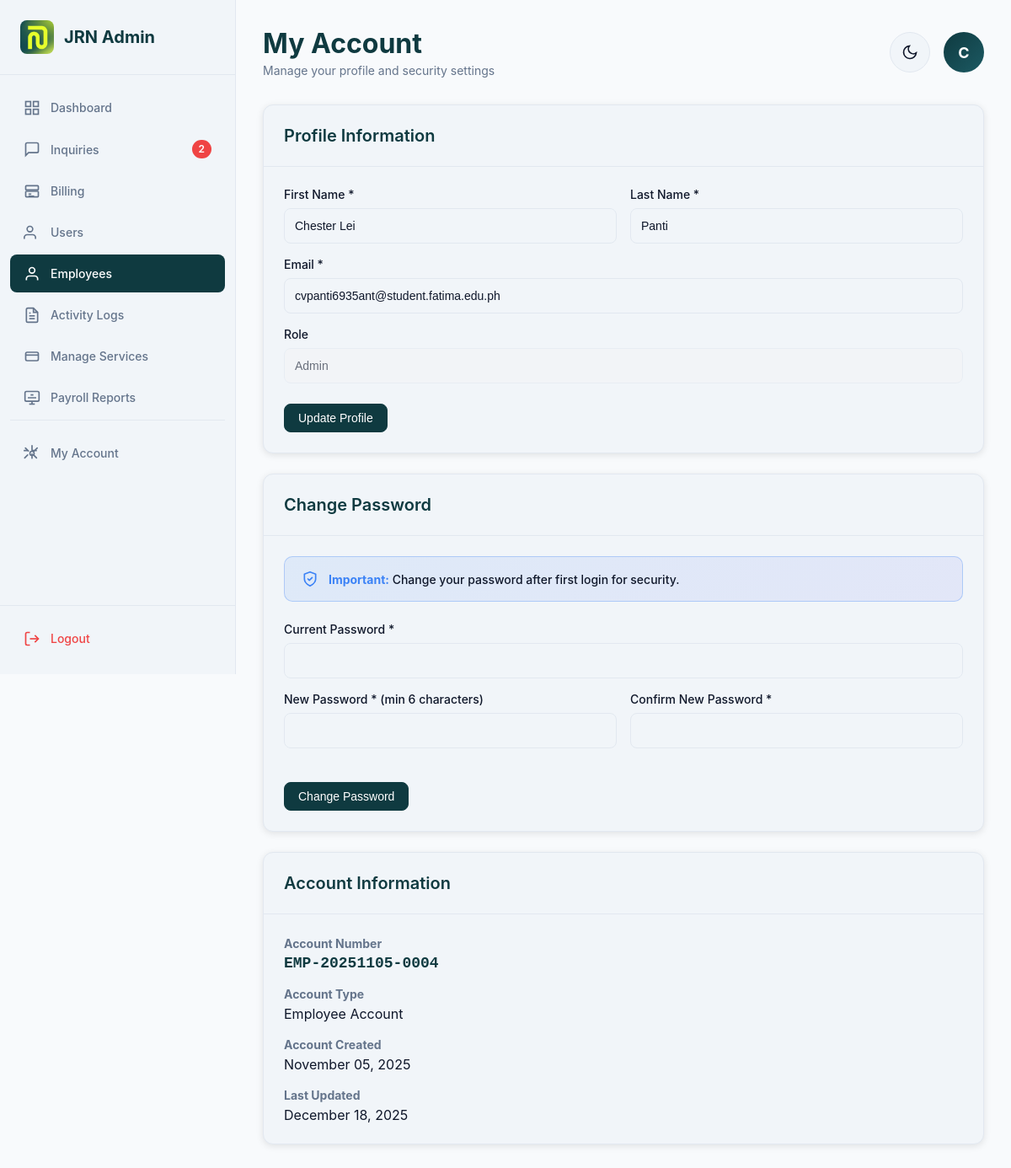
Page /admin/admin-account.php (signed in) on the committed database.
### tables this page shows
CREATE TABLE `employees` (
  `id` int(11) NOT NULL,
  `account_number` varchar(20) DEFAULT NULL,
  `email` varchar(255) NOT NULL,
  `phone` varchar(20) DEFAULT NULL,
  `password` varchar(255) NOT NULL,
  `first_name` varchar(100) NOT NULL,
  `last_name` varchar(100) NOT NULL,
  `position` varchar(100) DEFAULT NULL,
  `department` varchar(100) DEFAULT NULL,
  `role` enum('admin','employee') DEFAULT 'employee',
  `status` enum('active','inactive','archived') DEFAULT 'active',
  `created_at` timestamp NOT NULL DEFAULT current_timestamp(),
  `updated_at` timestamp NOT NULL DEFAULT current_timestamp() ON UPDATE current_timestamp()
);

### includes/auth.php (called while the page is built, shortened)
<?php
function isLoggedIn()
{
    return isset($_SESSION['user_id']) && isset($_SESSION['role']);
}
function isAdmin()
{
    return isLoggedIn() && $_SESSION['role'] === 'admin';
}

### admin/admin-account.php (the view, shortened to what this page needs)
<?php
require_once '../connection/dbconn.php';
require_once '../includes/auth.php';
$is_from_employees = isset($_SESSION['account_type']) && $_SESSION['account_type'] === 'employee';
if ($is_from_employees) {
    $stmt = $conn->prepare("SELECT * FROM employees WHERE id = ?");
} else {
    $stmt = $conn->prepare("SELECT * FROM users WHERE id = ?");
}
$stmt->bind_param("i", $_SESSION['user_id']);
$stmt->execute();
$admin = $stmt->get_result()->fetch_assoc();
$stmt = $conn->prepare("SELECT COUNT(*) as pending_count FROM inquiries WHERE status = 'pending'");
$stmt->execute();
$pending_inquiries = $stmt->get_result()->fetch_assoc()['pending_count'];
?>
<!DOCTYPE html>
<html lang="en">
<head>
    <link rel="stylesheet" href="assets/css/index-admin.css">
    <link rel="stylesheet" href="assets/css/logout-modal.css">
</head>
<body>
    <aside class="sidebar">
        <div class="sidebar-header">
            <div class="sidebar-logo">
                <img src="../assets/img/logo.jpg" alt="Logo" class="logo-small">
                <h2>JRN Admin</h2>
            </div>
        </div>
        <nav class="sidebar-nav">
            <a href="index-admin.php" class="nav-item">
                <svg width="20" height="20" viewBox="0 0 24 24" fill="none" stroke="currentColor" stroke-width="2">
                    <rect x="3" y="3" width="7" height="7"></rect>
                    <rect x="14" y="3" width="7" height="7"></rect>
                    <rect x="14" y="14" width="7" height="7"></rect>
                    <rect x="3" y="14" width="7" height="7"></rect>
                </svg>
                Dashboard
            </a>
            <a href="inquiries-admin.php" class="nav-item">
                <svg width="20" height="20" viewBox="0 0 24 24" fill="none" stroke="currentColor" stroke-width="2" overflow="visible">
                    <path d="M21 15a2 2 0 0 1-2 2H7l-4 4V5a2 2 0 0 1 2-2h14a2 2 0 0 1 2 2z"></path>
                </svg>
                Inquiries
                <?php if (isset($pending_inquiries) && $pending_inquiries > 0): ?>
                    <span class="badge"><?php echo $pending_inquiries; ?></span>
                <?php endif; ?>
            </a>
            <?php if (isAdmin()): ?>
                <a href="billing-admin.php" class="nav-item">
                    <svg width="20" height="20" viewBox="0 0 24 24" fill="none" stroke="currentColor" stroke-width="2">
                        <rect x="3" y="4" width="18" height="6" rx="1" />
                        <rect x="3" y="12" width="18" height="8" rx="1" />
                        <line x1="7" y1="16" x2="11" y2="16" />
                        <line x1="7" y1="19" x2="15" y2="19" />
                    </svg>
                    Billing
                </a>
            <?php endif; ?>
            <a href="users-admin.php" class="nav-item">
                <svg width="20" height="20" viewBox="0 0 24 24" fill="none" stroke="currentColor" stroke-width="2" overflow="visible">
                    <circle cx="9" cy="7" r="4"></circle>
                    <path d="M17 21v-2a4 4 0 0 0-4-4H5a4 4 0 0 0-4 4v2"></path>
                </svg>
                Users
            </a>
            <?php if (isAdmin()): ?>
                <a href="employees-admin.php" class="nav-item active">
                    <svg width="20" height="20" viewBox="0 0 24 24" fill="none" stroke="currentColor" stroke-width="2">
                        <path d="M20 21v-2a4 4 0 0 0-4-4H8a4 4 0 0 0-4 4v2"></path>
                        <circle cx="12" cy="7" r="4"></circle>
                    </svg>
                    Employees
                </a>
                <a href="activity-logs.php" class="nav-item">
                    Activity Logs
                </a>
                <a href="services-admin.php" class="nav-item">
                    <svg width="20" height="20" viewBox="0 0 24 24" fill="none" stroke="currentColor" stroke-width="2">
                        <rect x="3" y="6" width="18" height="12" rx="2" />
                        <path d="M3 10h18" />
                    </svg>
                    Manage Services
                </a>
                <a href="payroll-reports-admin.php" class="nav-item">
                    <svg width="20" height="20" viewBox="0 0 24 24" fill="none" stroke="currentColor" stroke-width="2">
                        <rect x="2" y="3" width="20" height="14" rx="2" />
                        <line x1="8" y1="21" x2="16" y2="21" />
                        <line x1="12" y1="17" x2="12" y2="21" />
                        <path d="M6 8h.01M10 8h4M6 12h12" />
                    </svg>
                    Payroll Reports
                </a>
            <?php endif; ?>
            <div style="margin-top: auto; padding-top: 1rem; border-top: 1px solid var(--border-color);">
                <a href="admin-account.php" class="nav-item">
                    <svg width="20" height="20" viewBox="0 0 24 24" fill="none" stroke="currentColor" stroke-width="2" stroke-linecap="round" stroke-linejoin="round">
                        <circle cx="12" cy="12" r="3"></circle>
                        <path d="M12 1v6m0 6v6m6-11h-6m-6 0H1m18.4-3.6l-4.2 4.2m-8.4 0l-4.2-4.2M18.4 18.4l-4.2-4.2m-8.4 0l-4.2 4.2"></path>
                    </svg>
                    My Account
                </a>
            </div>
        </nav>
        <div class="sidebar-footer">
            <a href="#" class="nav-item logout" id="logout-btn">
                <svg width="20" height="20" viewBox="0 0 24 24" fill="none" stroke="currentColor" stroke-width="2">
                    <path d="M9 21H5a2 2 0 0 1-2-2V5a2 2 0 0 1 2-2h4"></path>
                    <polyline points="16 17 21 12 16 7"></polyline>
                    <line x1="21" y1="12" x2="9" y2="12"></line>
                </svg>
                Logout
            </a>
        </div>
    </aside>
    <main class="main-content">
        <header class="admin-header">
            <div class="admin-header-left">
                <h1>My Account</h1>
                <p class="header-subtitle">Manage your profile and security settings</p>
            </div>
            <div class="admin-header-right">
                <button class="theme-toggle" id="themeToggle" aria-label="Toggle dark mode">
                    <svg class="moon-icon" fill="none" stroke="currentColor" stroke-width="2" viewBox="0 0 24 24">
                        <path d="M21 12.79A9 9 0 1 1 11.21 3 7 7 0 0 0 21 12.79z"></path>
                    </svg>
                </button>
                <div class="avatar-circle"><?php echo strtoupper(substr($admin['first_name'] ?? 'A', 0, 1)); ?></div>
            </div>
        </header>
        <form method="POST" class="card">
            <div class="card-header">
                <h2>Profile Information</h2>
            </div>
            <div style="padding: 1.5rem;">
                <div class="form-grid">
                    <div class="form-group">
                        <label>First Name *</label>
                        <input type="text" name="first_name" class="form-control" required value="<?php echo htmlspecialchars($admin['first_name'] ?? ''); ?>">
                    </div>
                    <div class="form-group">
                        <label>Last Name *</label>
                        <input type="text" name="last_name" class="form-control" required value="<?php echo htmlspecialchars($admin['last_name'] ?? ''); ?>">
                    </div>
                </div>
                <div class="form-group">
                    <label>Email *</label>
                    <input type="email" name="email" class="form-control" required value="<?php echo htmlspecialchars($admin['email'] ?? ''); ?>">
                </div>
                <div class="form-group">
                    <label>Role</label>
                    <input type="text" class="form-control" disabled value="<?php echo isset($admin['role']) ? ucfirst($admin['role']) : 'Administrator'; ?>">
                </div>
                <div style="margin-top: 1.5rem;">
                    <button type="submit" name="update_profile" class="btn btn--primary">Update Profile</button>
                </div>
            </div>
        </form>
        <form method="POST" class="card">
            <div class="card-header">
                <h2>Change Password</h2>
            </div>
            <div style="padding: 1.5rem;">
                <div style="background: linear-gradient(135deg, rgba(59, 130, 246, 0.1) 0%, rgba(99, 102, 241, 0.1) 100%); border: 1px solid rgba(59, 130, 246, 0.3); padding: 1rem 1.25rem; border-radius: 10px; margin-bottom: 1.5rem;">
                    <div style="display: flex; gap: 0.75rem; align-items: center;">
                        <svg width="20" height="20" viewBox="0 0 24 24" fill="none" stroke="#3b82f6" stroke-width="2" stroke-linecap="round" stroke-linejoin="round">
                            <path d="M12 22s8-4 8-10V5l-8-3-8 3v7c0 6 8 10 8 10z"></path>
                            <path d="M9 12l2 2 4-4"></path>
                        </svg>
                        <p style="color: var(--text-primary); font-size: 0.875rem; margin: 0; font-weight: 500;">
                            <strong style="color: #3b82f6;">Important:</strong> Change your password after first login for security.
                        </p>
                    </div>
                </div>
                <div class="form-group">
                    <label>Current Password *</label>
                    <input type="password" name="current_password" class="form-control" required>
                </div>
                <div class="form-grid">
                    <div class="form-group">
                        <label>New Password * (min 6 characters)</label>
                        <input type="password" name="new_password" class="form-control" required minlength="6">
                    </div>
                    <div class="form-group">
                        <label>Confirm New Password *</label>
                        <input type="password" name="confirm_password" class="form-control" required minlength="6">
                    </div>
                </div>
                <div style="margin-top: 1.5rem;">
                    <button type="submit" name="change_password" class="btn btn--primary">Change Password</button>
                </div>
            </div>
        </form>
        <div class="card">
            <div class="card-header">
                <h2>Account Information</h2>
            </div>
            <div style="padding: 1.5rem;">
                <div style="display: grid; gap: 1rem;">
                    <?php if (isset($admin['account_number']) && !empty($admin['account_number'])): ?>
                        <div>
                            <strong style="font-size: 0.875rem; color: var(--text-secondary);">Account Number</strong>
                            <p style="margin-top: 0.25rem; color: var(--text-primary); font-family: monospace; font-weight: 600; font-size: 1.125rem; color: var(--primary);">
                                <?php echo htmlspecialchars($admin['account_number']); ?>
                            </p>
                        </div>
                    <?php endif; ?>
                    <div>
                        <strong style="font-size: 0.875rem; color: var(--text-secondary);">Account Type</strong>
                        <p style="margin-top: 0.25rem; color: var(--text-primary);">
                            <?php echo $is_from_employees ? 'Employee Account' : 'Administrator Account'; ?>
                        </p>
                    </div>
                    <div>
                        <strong style="font-size: 0.875rem; color: var(--text-secondary);">Account Created</strong>
                        <p style="margin-top: 0.25rem; color: var(--text-primary);">
                            <?php echo isset($admin['created_at']) && $admin['created_at'] ? date('F d, Y', strtotime($admin['created_at'])) : 'N/A'; ?>
                        </p>
                    </div>
                    <div>
                        <strong style="font-size: 0.875rem; color: var(--text-secondary);">Last Updated</strong>
                        <p style="margin-top: 0.25rem; color: var(--text-primary);">
                            <?php echo isset($admin['updated_at']) && $admin['updated_at'] ? date('F d, Y', strtotime($admin['updated_at'])) : (isset($admin['created_at']) && $admin['created_at'] ? date('F d, Y', strtotime($admin['created_at'])) : 'N/A'); ?>
                        </p>
                    </div>
                </div>
            </div>
        </div>
    </main>
</body>
</html>

### rows in the picture
employees: first_name "C", first_name "Chester Lei", last_name "Panti", email "cvpanti6935ant@student.fatima.edu.ph", role "Admin", account_number "EMP-20251105-0004", created_at "November 05, 2025", updated_at "December 18, 2025"

### other values in the picture
$pending_inquiries "2"
